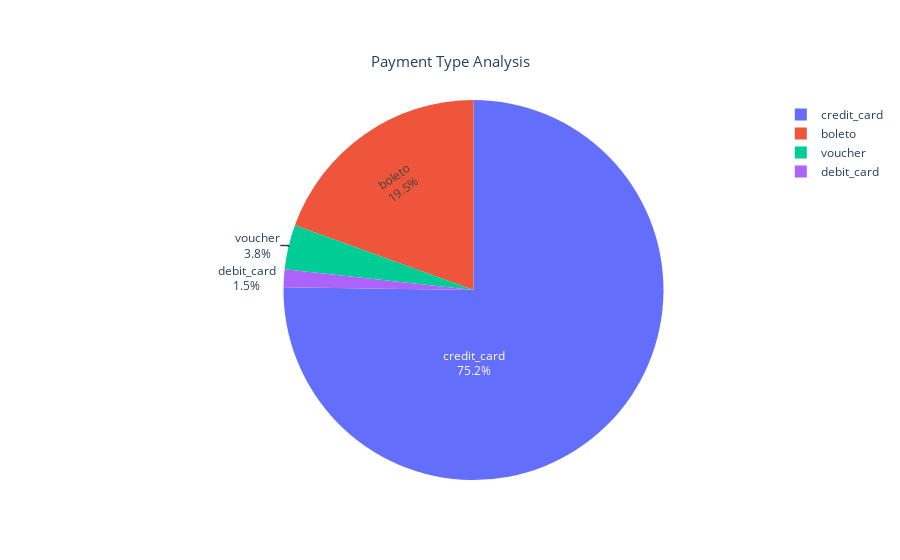

The cell this chart's notebook holds for it:
### Markdown cell above
### 그래프 세부 조정
- 각 필드 확인: https://plotly.com/python/reference/

### Code cell
import plotly.graph_objects as go

fig = go.Figure()
fig.add_trace(
    go.Pie(    
        labels=payment_type_count.index, values=payment_type_count.values,
        textinfo='label+percent', insidetextorientation='tangential' #"horizontal" | "radial" | "tangential" | "auto" 
    )
)

fig.update_layout(
    {
        "title": {
            "text": "Payment Type Analysis",
            "x": 0.5,
            "y": 0.9,
            "font": {
                "size": 15
            }
        },
        "showlegend": True
    }
)

fig.show()

### Figure 1 — Plotly figure (JSON) as saved in the notebook; plotly's stock layout.template omitted (floating-point values rounded to 4 significant figures)
{"data": [{"insidetextorientation": "tangential", "labels": ["credit_card", "boleto", "voucher", "debit_card"], "textinfo": "label+percent", "type": "pie", "values": [76505, 19784, 3866, 1528]}], "layout": {"showlegend": true, "title": {"font": {"size": 15}, "text": "Payment Type Analysis", "x": 0.5, "y": 0.9}}}
